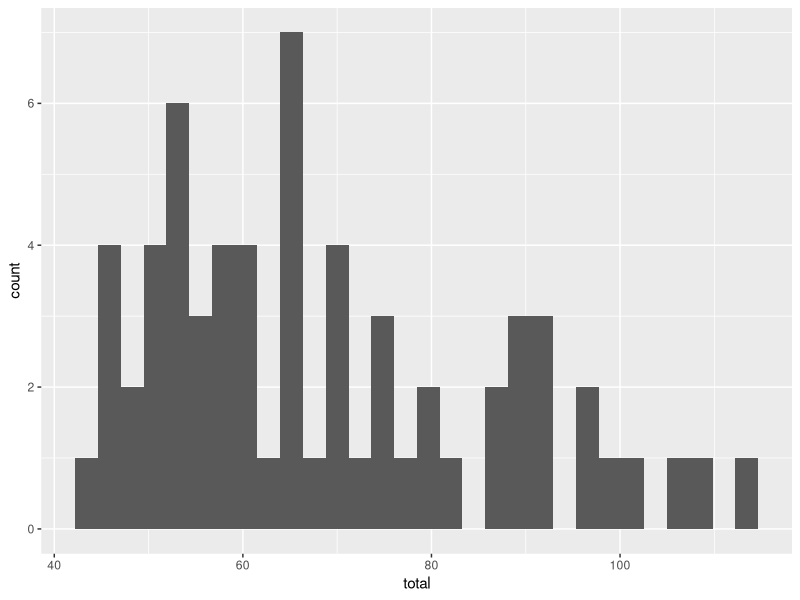

Recreate this plot in R.
library(tidyverse)

bai <- read_csv("data/qualtrics.csv") %>%
  select(contains("BDI"), contains("BAI")) %>%
  mutate(total = BDI + BAI)


ggplot(bai, aes(x = total)) +
  geom_histogram(bins = 30)
